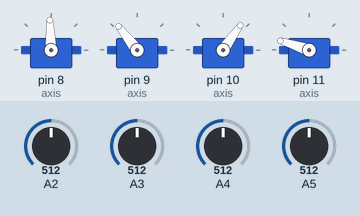
Simulated run of this sketch. Board: Arduino Uno, built with avr-gcc and run on an emulated ATmega328P. Shown: 4 × servo. The test bench sets the inputs (shaded band); at power-on: A2 = 512, A3 = 512, A4 = 512, A5 = 512.

Above: at 10.2 s.
10.3 s: A2 set to 716
At 11.5 s:
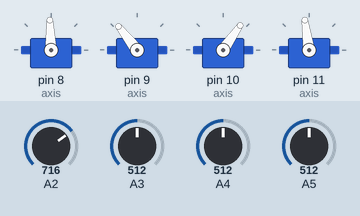
11.8 s: A3 set to 716
At 13.0 s:
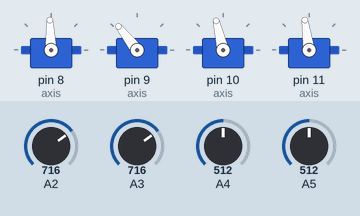
13.3 s: A4 set to 716
At 14.1 s:
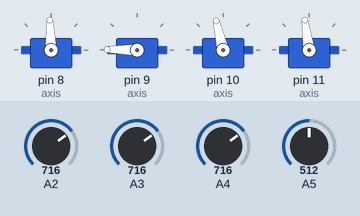
14.8 s: A5 set to 716
At 15.1 s:
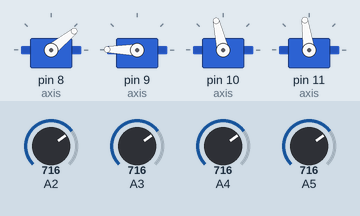
16.3 s: A2 set to 992
At 16.6 s:
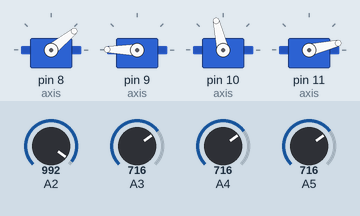
17.8 s: A3 set to 992
At 18.7 s:
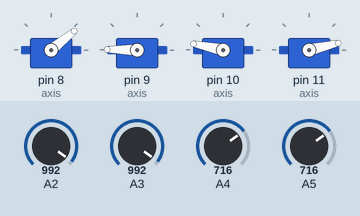
Timing chart, 0 to 20.3 s (numbered marks = the images above; inputs shaded):
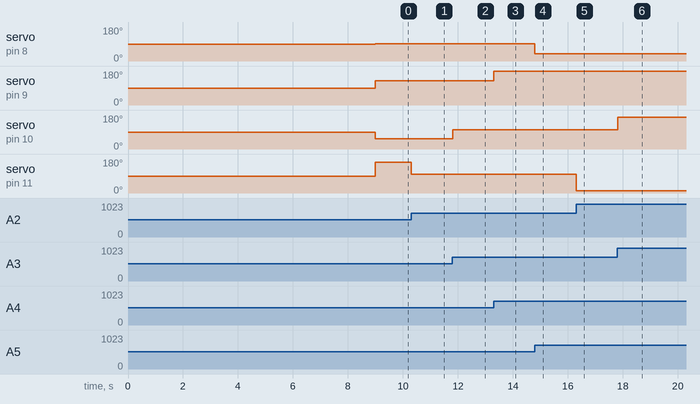

The sketch:

pot_control.ino
```cpp
#include <Servo.h>

#define debug false
#define numAxis 4

struct ServoParams {
  int servoPin;
  int potPin;
  int servoMin;
  int servoMax;
  int potMin;
  int potMax;
  Servo servo;
};

// initialize axis parameters
ServoParams axis[] = {
  { // joint 1 / base
    8, // servoPin
    5, // potPin
    5, // servoMin 0-180
    175, // servoMax
    845, // potMin 0-1023
    200, // potMax
    Servo()
  },
  { // joint 2 / shoulder
    9, // servoPin
    4, // potPin
    5, // servoMin 0-180
    175, // servoMax
    20, // potMin 0-1023
    700, // potMax
    Servo()
  },
  { // joint 3 / elbow
    10, // servoPin
    3, // potPin
    5, // servoMin 0-180
    175, // servoMax
    300, // potMin 0-1023
    1020, // potMax
    Servo()
  },
  { // joint 4 / grabber
    11, // servoPin
    2, // potPin
    5, // servoMin 0-180
    175, // servoMax
    1020, // potMin 0-1023
    470, // potMax
    Servo()
  }
};
int val;

void setup() {
  if (debug) {
    Serial.begin(9600);
  } else {
    delay(5000);
    for (int i=0; i < numAxis; i++) {
      axis[i].servo.attach(axis[i].servoPin);
      delay(1000);
    }
  }
}

void loop() {
  if (debug) { // just read pot values
    String tmp = "";
    for (int i=0; i < numAxis; i++) {
      // read the value of the potentiometer (value between 0 and 1023)
      val = analogRead(axis[i].potPin);
      tmp += String(i) + " " + val + ", ";
    }
    Serial.println(tmp);
    delay(15); // wait for the servo to get there
  } else {
    for (int i=0; i < numAxis; i++) {
      // read the value of the potentiometer (value between 0 and 1023)
      val = analogRead(axis[i].potPin);
      // scale it to use it with the servo (value between 0 and 180)
      val = map(val, axis[i].potMin, axis[i].potMax, axis[i].servoMin, axis[i].servoMax);
      // sets the servo position according to the scaled value
      axis[i].servo.write(val);
    }
    delay(15); // wait for the servo to get there
  }
}
```

Measured:
- after the input at 10.3 s, servo on pin 11 (axis): 162° → 98° at once
- after the input at 11.8 s, servo on pin 10 (axis): 55° → 103° at once
- after the input at 13.3 s, servo on pin 9 (axis): 128° → 179° at once
- after the input at 14.8 s, servo on pin 8 (axis): 92° → 39° at once
- after the input at 16.3 s, servo on pin 11 (axis): 98° → 13° at once
- after the input at 17.8 s, servo on pin 10 (axis): 103° → 168° at once
